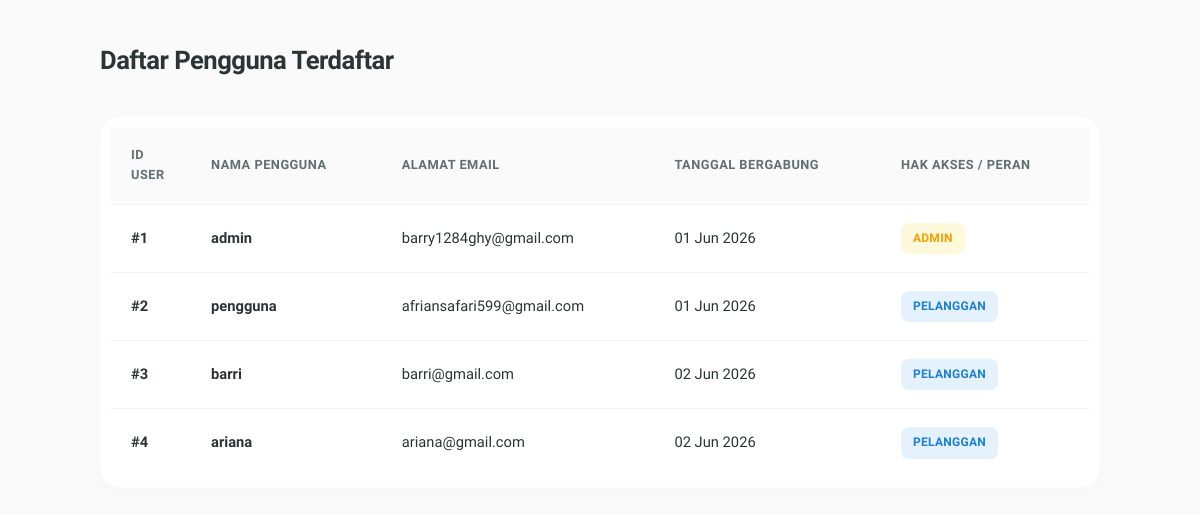
/admin-dashboard/pengguna/, run on an earlier commit of the app's database.
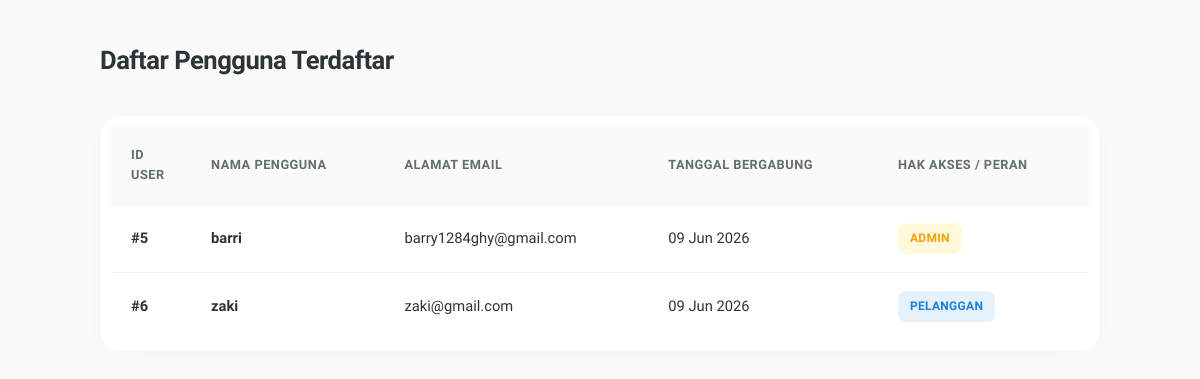
And on a later commit of the database.
### shop/models.py (models this page shows)
class Pengguna(AbstractUser):
    ROLE_CHOICES = (
        ('admin', 'Admin'),
        ('user', 'Pengguna/User'),
    )
    role = models.CharField(max_length=10, choices=ROLE_CHOICES, default='user')

### shop/views.py (the view)
# urls.py: path('admin-dashboard/pengguna/', views.daftar_pengguna_view, name='daftar_pengguna'),
def daftar_pengguna_view(request):
    daftar_pengguna = User.objects.all()
    context = {
        'daftar_pengguna': daftar_pengguna,
    }
    return render(request, 'shop/daftar_pengguna.html', context)

### shop/templates/shop/daftar_pengguna.html (shortened to what this page needs)
{% load humanize %}
<!DOCTYPE html>
<html lang="id">
<head>
</head>
<body>
    <div class="container">
        <header class="page-header">
            <h1>Daftar Pengguna Terdaftar</h1>
        </header>
        <div class="table-container">
            <table>
                <thead>
                    <tr>
                        <th style="width: 80px;">ID User</th>
                        <th>Nama Pengguna</th>
                        <th>Alamat Email</th>
                        <th>Tanggal Bergabung</th>
                        <th>Hak Akses / Peran</th>
                    </tr>
                </thead>
                <tbody>
                    {% for pengguna in daftar_pengguna %}
                    <tr>
                        <td><strong>#{{ pengguna.pk }}</strong></td>
                        <td><strong>{{ pengguna.username }}</strong></td>
                        <td>{{ pengguna.email|default:"Tidak ada email" }}</td>
                        <td>{{ pengguna.date_joined|date:"d M Y" }}</td>
                        <td>
                            {% if pengguna.role == 'admin' %}
                            <span class="badge-role badge-role-admin">Admin</span>
                            {% else %}
                            <span class="badge-role badge-role-user">Pelanggan</span>
                            {% endif %}
                        </td>
                    </tr>
                    {% empty %}
                    <tr>
                        <td colspan="5" class="empty-row">Belum ada akun pengguna yang terdaftar di dalam sistem Marsi.</td>
                    </tr>
                    {% endfor %}
                </tbody>
            </table>
        </div>
    </div>
</body>
</html>

What changed in the data, as far as the page shows it:
removed Pengguna: pk "1", username "admin", email "barry1284ghy@gmail.com", date_joined "01 Jun 2026", role "ADMIN"
removed Pengguna: pk "2", username "pengguna", email "afriansafari599@gmail.com", date_joined "01 Jun 2026", role "PELANGGAN"
removed Pengguna: pk "3", username "barri", email "barri@gmail.com", date_joined "02 Jun 2026", role "PELANGGAN"
removed Pengguna: pk "4", username "ariana", email "ariana@gmail.com", date_joined "02 Jun 2026", role "PELANGGAN"
added Pengguna: pk "5", username "barri", email "barry1284ghy@gmail.com", date_joined "09 Jun 2026", role "ADMIN"
added Pengguna: pk "6", username "zaki", email "zaki@gmail.com", date_joined "09 Jun 2026", role "PELANGGAN"
